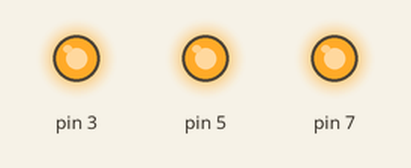
Bench run of a sketch on a simulated Arduino Uno, built with avr-gcc and run on an emulated ATmega328P. Parts: output pins drawn as LEDs (lit = HIGH).

Above: at 0.1 s.
Timing chart, 0 to 1.6 s (numbered marks = the images above):
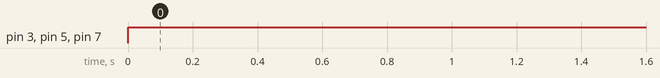

Measured:
- by itself, pin 3, pin 5, pin 7: LOW → HIGH at 0.00 s

The sketch:

LED_testing.ino
```cpp
void setup() {
  // put your setup code here, to run once:
  pinMode(3,OUTPUT);
  pinMode(5,OUTPUT);
  pinMode(7,OUTPUT);

}

void loop() {
  // put your main code here, to run repeatedly:
  digitalWrite(3,HIGH);
  digitalWrite(5,HIGH);
  digitalWrite(7,HIGH);

}
```
